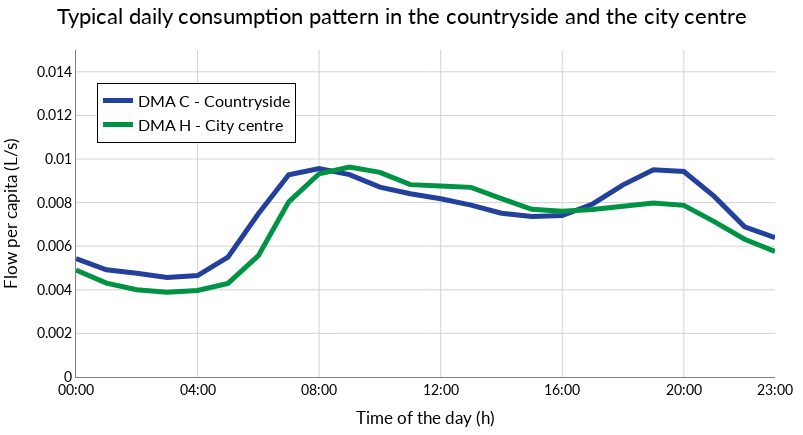

Notebook code cell kept with this figure:
### Markdown cell above
## Location 

City centre vs suburbs

### Code cell
# Plot the average of the flow on DMA B and C (countryside)

img__title = "Typical daily consumption pattern in the countryside and the city centre"
img__yaxis_title = "Flow per capita (L/s)"
img__yaxis_range = [0, 0.015]

dmas = ['DMA_C', 'DMA_H']
img__legend_labels = ["DMA C - Countryside", "DMA H - City centre"]
avg_flow = dmas_h_q[dmas].groupby(dmas_h_q.index.hour).mean()/dmas_characteristics.loc[dmas, 'population']

fig = go.Figure()
for d, dma in enumerate(dmas):
    fig.add_trace(go.Scatter(
        x=avg_flow.index,
        y=avg_flow[dma],
        mode='lines',
        line=dict(color= colors[d], width=img__line_width),
        name=img__legend_labels[d]
        )
    )

fix_layout(fig)
fig.update_xaxes(tickvals=[0, 4, 8, 12, 16, 20, 23], 
                 ticktext=['00:00', '04:00', '08:00', '12:00', '16:00', '20:00','23:00'])
fig.show()

### Figure 1 — Plotly figure (JSON) as saved in the notebook; plotly's stock layout.template omitted (floating-point values rounded to 4 significant figures)
{"data": [{"line": {"color": "#22409C", "width": 5}, "mode": "lines", "name": "DMA C - Countryside", "type": "scatter", "x": [0, 1, 2, 3, 4, 5, 6, 7, 8, 9, 10, 11, 12, 13, 14, 15, 16, 17, 18, 19, 20, 21, 22, 23], "y": [0.005429, 0.004917, 0.004756, 0.004567, 0.004654, 0.005502, 0.007491, 0.009277, 0.009558, 0.009283, 0.008711, 0.008408, 0.008173, 0.007886, 0.007511, 0.007358, 0.007406, 0.007937, 0.008814, 0.009506, 0.009428, 0.008285, 0.006886, 0.006388]}, {"line": {"color": "#009344", "width": 5}, "mode": "lines", "name": "DMA H - City centre", "type": "scatter", "x": [0, 1, 2, 3, 4, 5, 6, 7, 8, 9, 10, 11, 12, 13, 14, 15, 16, 17, 18, 19, 20, 21, 22, 23], "y": [0.004905, 0.004306, 0.004001, 0.00389, 0.003969, 0.004296, 0.005564, 0.008036, 0.009325, 0.009632, 0.009389, 0.008824, 0.008761, 0.008698, 0.008184, 0.00769, 0.007602, 0.007683, 0.007834, 0.007978, 0.007872, 0.00713, 0.006318, 0.005759]}], "layout": {"font": {"color": "black", "family": "Lato", "size": 14}, "height": 435.8, "legend": {"bgcolor": "White", "bordercolor": "Black", "borderwidth": 1, "font": {"size": 16}, "groupclick": "toggleitem", "itemclick": "toggleothers", "itemdoubleclick": "toggle", "itemsizing": "trace", "orientation": "v", "tracegroupgap": 100, "traceorder": "normal", "x": 0.03, "xanchor": "left", "y": 0.9, "yanchor": "top"}, "margin": {"b": 10, "l": 10, "pad": 0, "r": 10, "t": 50}, "paper_bgcolor": "white", "plot_bgcolor": "white", "showlegend": true, "title": {"font": {"color": "black", "family": "Lato", "size": 22}, "text": "Typical daily consumption pattern in the countryside and the city centre", "x": 0.5, "xanchor": "center", "y": 0.98, "yanchor": "top"}, "width": 803.6, "xaxis": {"automargin": true, "gridcolor": "lightgrey", "linecolor": "grey", "linewidth": 1, "range": ["2021-08-13 00:00:00", "2021-08-17 00:00:00"], "showgrid": true, "showline": true, "ticktext": ["00:00", "04:00", "08:00", "12:00", "16:00", "20:00", "23:00"], "tickvals": [0, 4, 8, 12, 16, 20, 23], "title": {"text": "Time of the day (h)"}, "zerolinecolor": "black"}, "yaxis": {"automargin": true, "gridcolor": "lightgrey", "linecolor": "grey", "linewidth": 1, "range": [0, 0.015], "showgrid": true, "showline": true, "title": {"text": "Flow per capita (L/s)"}, "zerolinecolor": "black"}}}
